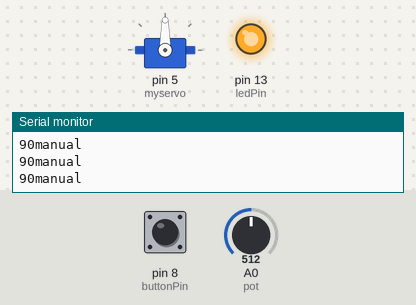
A sketch run on a simulated Arduino Uno, built with avr-gcc and run on an emulated ATmega328P. Parts: servo, output pins drawn as LEDs (lit = HIGH), the last lines printed to the serial monitor. Inputs (shaded band) come from the test bench; at power-on: pin 8 (buttonPin) LOW, A0 (pot) = 512.

Above: at 1.2 s.
1.3 s: pin 8 (buttonPin) pulled HIGH for 0.15 s
At 1.9 s:
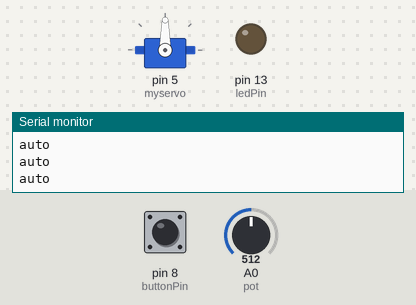
2.9 s: pin 8 (buttonPin) pulled HIGH for 1 s
At 3.4 s:
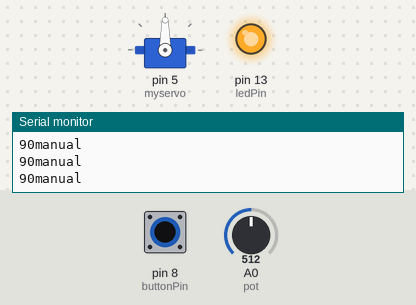
5.4 s: A0 (pot) set to 553
At 6.5 s:
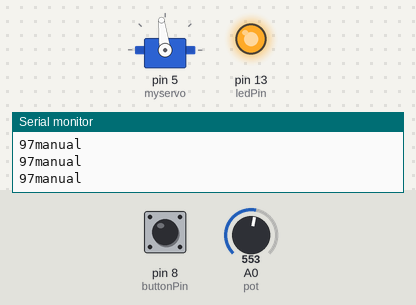
8.4 s: A0 (pot) set to 583
At 9.0 s:
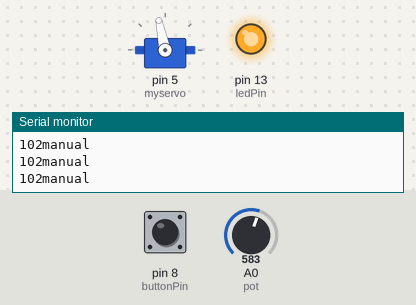
9.9 s: A0 (pot) set to 0
At 11.1 s:
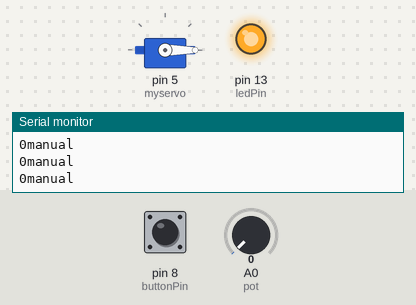
11.4 s: pin 8 (buttonPin) pulled HIGH for 0.15 s
At 12.2 s:
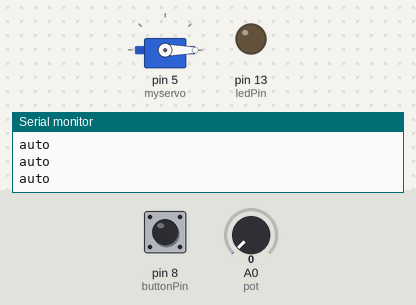
Timing chart, 0 to 14.0 s (numbered marks = the images above; inputs shaded):
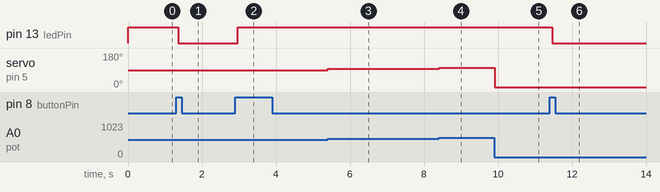

The sketch:

button_control_auto_servo.ino
```cpp
#include <Servo.h>
Servo myservo;
int pos;
int pot=0;
const int buttonPin = 8;
const int ledPin = 13;
int ledState = HIGH;
int buttonState;
int lastButtonState = LOW;
long lastDebounceTime = 0;
long debounceDelay = 50;
void setup()
{
  Serial.begin(9600);
  pinMode(pot,INPUT);
  pinMode(buttonPin, INPUT);
  pinMode(ledPin, OUTPUT);
  digitalWrite(ledPin, ledState);
  myservo.attach(5);
}

void loop()
{
  BOUNCE();
  if (ledState==HIGH)
  {
    Serial.println("manual");
    pos=analogRead(pot);
    pos=map(pos,0,1023,0,180);
    myservo.write(pos);
    Serial.print(pos);
  }
  else
  {
    Serial.println("auto");
  }

}
void BOUNCE()
{
  int reading = digitalRead(buttonPin);
  if (reading != lastButtonState) {
    lastDebounceTime = millis();
  }

  if ((millis() - lastDebounceTime) > debounceDelay)
  {
    if (reading != buttonState)
    {
      buttonState = reading;
      if (buttonState == HIGH)
      {
        ledState = !ledState;
      }
    }
  }
  digitalWrite(ledPin, ledState);
  lastButtonState = reading;
}
```

Measured:
- after the input at 1.3 s, pin 13 (ledPin): HIGH → LOW after 0.06 s
- after the input at 2.9 s, pin 13 (ledPin): LOW → HIGH after 0.06 s
- after the input at 5.4 s, servo on pin 5 (myservo): 90° → 97° at once
- after the input at 8.4 s, servo on pin 5 (myservo): 97° → 102° at once
- after the input at 9.9 s, servo on pin 5 (myservo): 102° → 0° at once
- after the input at 11.4 s, pin 13 (ledPin): HIGH → LOW after 0.06 s
